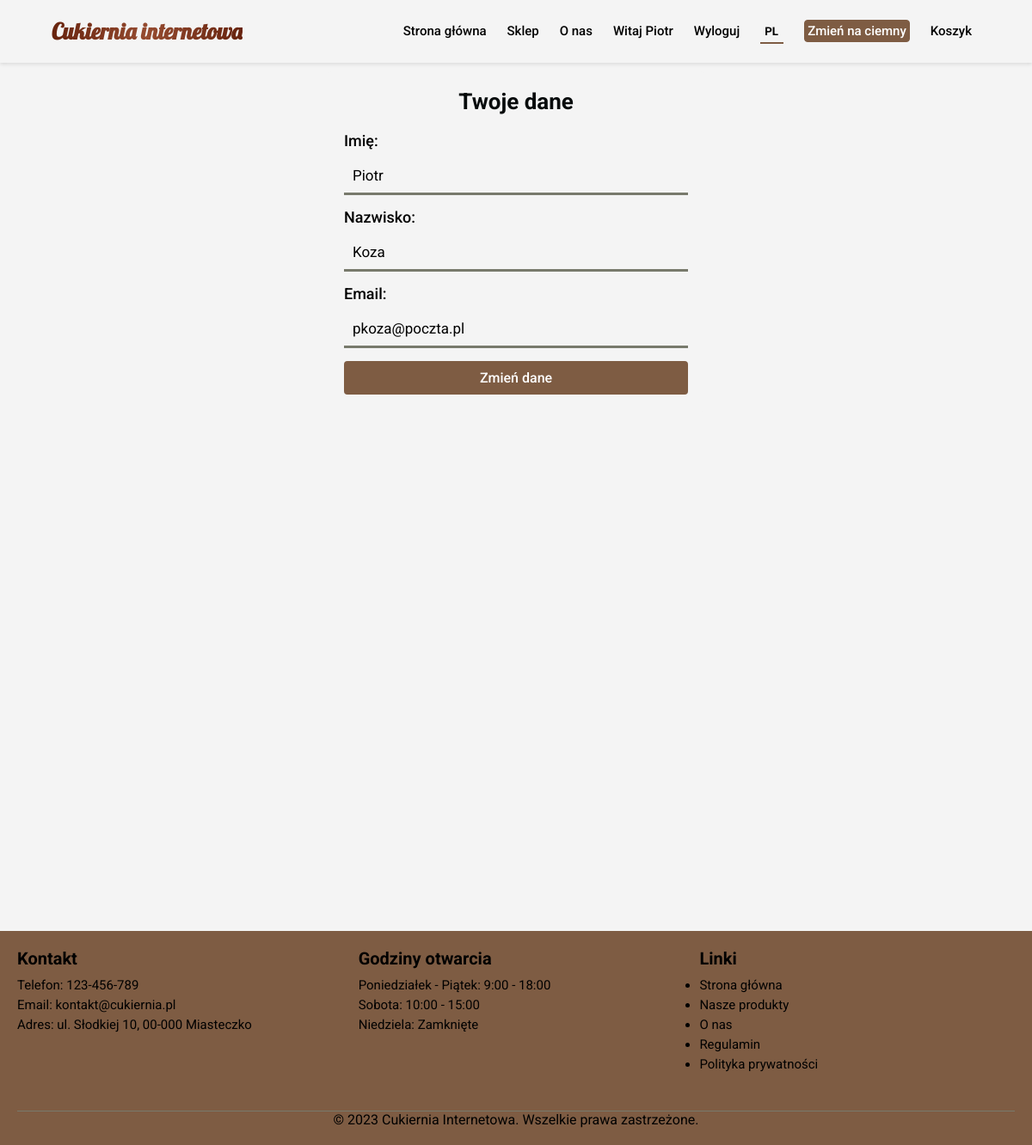
Page /edituser-action.php (signed in) on the committed database.
### tables this page shows
CREATE TABLE `customers` (
  `ID` int(11) NOT NULL,
  `Imie` varchar(255) NOT NULL,
  `Nazwisko` varchar(255) NOT NULL,
  `Email` varchar(255) NOT NULL,
  `Haslo` varchar(255) NOT NULL
);

### edituser-action.php (called while the page is built, shortened)
<?php
    include_once 'edituser.php';
?>

### edituser.php (the view, shortened to what this page needs)
<?php
    include_once 'header.php';
?>
<div class="container">
<section class="signup-form">
       <h2>Twoje dane</h2>
       <form method="post" action="<?php echo htmlspecialchars($_SERVER["PHP_SELF"]); ?>">
            <div>
                <label>Imię:</label>
                <input type="text" name="name" autocomplete="off" value="<?= htmlspecialchars($user["Imie"])?>">
            </div>
            <div>
                <label>Nazwisko:</label>
                <input type="text" name="surname" autocomplete="off" value="<?= htmlspecialchars($user["Nazwisko"])?>">
            </div>
            <div>
                <label>Email:</label>
                <input type="text" name="email" autocomplete="off" value="<?= htmlspecialchars($user["Email"])?>">
            </div>
            <button type="submit" name="submit">Zmień dane</button>
    </form>
</section>
</div>
<?php
    include_once 'footer.php';
?>

### header.php (shortened to what this page needs)
<?php
if (isset($_SESSION["user_id"])) {
    $mysqli = require "dbh_inc.php";
    $sql = "SELECT * FROM customers WHERE id = {$_SESSION["user_id"]}";
    $result = mysqli_query($mysqli, $sql);
    $user = $result->fetch_assoc();
}
$defaultTheme = 'light';
$selectedTheme = isset($_SESSION['theme']) ? $_SESSION['theme'] : $defaultTheme;
function displayThemeToggleButton($currentTheme)
{
    $otherTheme = $currentTheme === 'light' ? 'dark' : 'light';
    $translations = getTranslations($_SESSION["lang"], "header");
    echo '<form method="post">';
    echo '<button type="submit" name="theme" value="' . $otherTheme . '" class="theme-button">';
    echo $translations["theme"][$otherTheme];
    echo '</button>';
    echo '</form>';
}
function getTranslations($lang, $filePrefix)
{
    $file = "translations/" . $filePrefix . "_" . $lang . ".json";
    $json = file_get_contents($file);
    return json_decode($json, true);
}
$translationsHeader = getTranslations($_SESSION["lang"], "header");
?>
<!DOCTYPE html>
<html lang="<?= $_SESSION["lang"] ?>">
<head>
    <link id="theme-style" rel="stylesheet" href="css/style.css">
</head>
<body>
<header>
    <div class="logo"><?= $translationsHeader["logo"] ?></div>
    <nav>
        <ul class="nav_links">
            <li><a href="index.php"><?= $translationsHeader["home"] ?></a></li>
            <li><a href="testshop.php"><?= $translationsHeader["shop"] ?></a></li>
            <li><a href="onas.php"><?= $translationsHeader["about"] ?></a></li>
            <?php if (isset($user)): ?>
                <li class="dropdown"><a href="userinfo.php"><?= $translationsHeader["welcome"] ?> <?= htmlspecialchars($user["Imie"]) ?></a></li>
                <li><a href="logout.php"><?= $translationsHeader["logout"] ?></a></li>
            <?php else: ?>
                <li><a href="login.php"><?= $translationsHeader["login"] ?></a></li>
                <li><a href="signup.php"><?= $translationsHeader["signup"] ?></a></li>
            <?php endif; ?>
            <li>
                <form method="post" class="langForm">
                    <select class="langOption" id="langSwitcher" name="langSwitcher" onchange="this.form.submit()">
                        <option value="pl" <?= ($_SESSION["lang"] == "pl") ? "selected" : "" ?>>PL</option>
                    </select>
                </form>
            </li>
            <li>
                <?php
                displayThemeToggleButton($selectedTheme);
                ?>
            </li>
            <?php if (isset($user)): ?>
                <li><a href="cart.php"><?= $translationsHeader["cart"] ?></a></li>
            <?php endif; ?>
        </ul>
    </nav>
</header>

### css/style.css (style rules this page uses)
* { margin: 0; padding: 0; font-family: 'Roboto', sans-serif; }
body { background-color: #f4f4f4; }
header li,header a,header button { font-family: 'Roboto', sans-serif; font-weight: 500; font-size: 15px; color: black; text-decoration: none; }
.container { min-height: 1000px; }
header { display: flex; justify-content: flex-end; align-items: center; padding: 20px 5%; box-shadow: 0 2px 4px rgba(0,0,0,.1); }
.logo { margin-right: auto; font-size: 26px; font-family: 'Lobster', cursive; font-weight: 900; background: linear-gradient(90deg, rgba(103,35,14,1) 0%, rgba(149,75,48,1) 50%, rgba(103,35,14,1) 100%); -webkit-background-clip: text; background-clip: text; color: transparent; }
.nav_links { list-style: none; }
.nav_links li { display: inline-block; padding: 0px 10px; }
.nav_links li a { transition: all 0.3s ease 0s; }
.signup-form { max-width: 400px; margin: 0 auto; margin-top: 10px; padding: 20px; background-color: #f4f4f4; border-radius: 5px; font-family: 'Roboto', sans-serif; }
.signup-form h2 { text-align: center; margin-bottom: 20px; font-size: 26px; color: #070b0c; }
.signup-form label { display: block; margin-bottom: 10px; font-size: 18px; font-weight: 500; }
.signup-form input[type="text"], .signup-form input[type="password"] { width: 100%; padding: 10px; margin-bottom: 15px; border: none; background-color: #f4f4f4; border-bottom: 3px solid #787a6c; box-sizing: border-box; outline: none; font-size: 17px; }
.signup-form button[type="submit"] { background-color: #7e5c43; color: white; padding: 10px 15px; border: none; border-radius: 4px; cursor: pointer; width: 100%; font-size: 16px; font-weight: 500; }
.langOption { outline: none; font-family: 'Roboto', sans-serif; appearance: none; -webkit-appearance: none; padding: 5px; background-color: #f4f4f4; font-weight: 700; border: none; border-bottom: 2px solid #7e5c43; }
.langOption option { font-family: 'Roboto', sans-serif; }
.dropdown { position: relative; }
.theme-button { background-color: #7e5c43; color: white; border: 1px solid #7e5c43; border-radius: 4px; cursor: pointer; padding: 3px; }

### rows in the picture
customers: Imie "Piotr", name "Piotr", surname "Koza", email "pkoza@poczta.pl"

### other values in the picture
$translationsHeader["home"] "Strona główna"
$translationsHeader["shop"] "Sklep"
$translationsHeader["about"] "O nas"
$translationsHeader["welcome"] "Witaj"
$translationsHeader["logout"] "Wyloguj"
$translations["theme"][$otherTheme] "Zmień na ciemny"
$translationsHeader["cart"] "Koszyk"
$translationsFooter["Contact"] "Kontakt"
$translationsFooter["Phone"] "Telefon"
$translationsFooter["Email"] "Email"
$translationsFooter["Address"] "Adres"
$translationsFooter["Opening Hours"] "Godziny otwarcia"
$translationsFooter["Monday - Friday"] "Poniedziałek - Piątek"
$translationsFooter["Saturday"] "Sobota"
$translationsFooter["Sunday"] "Niedziela"
